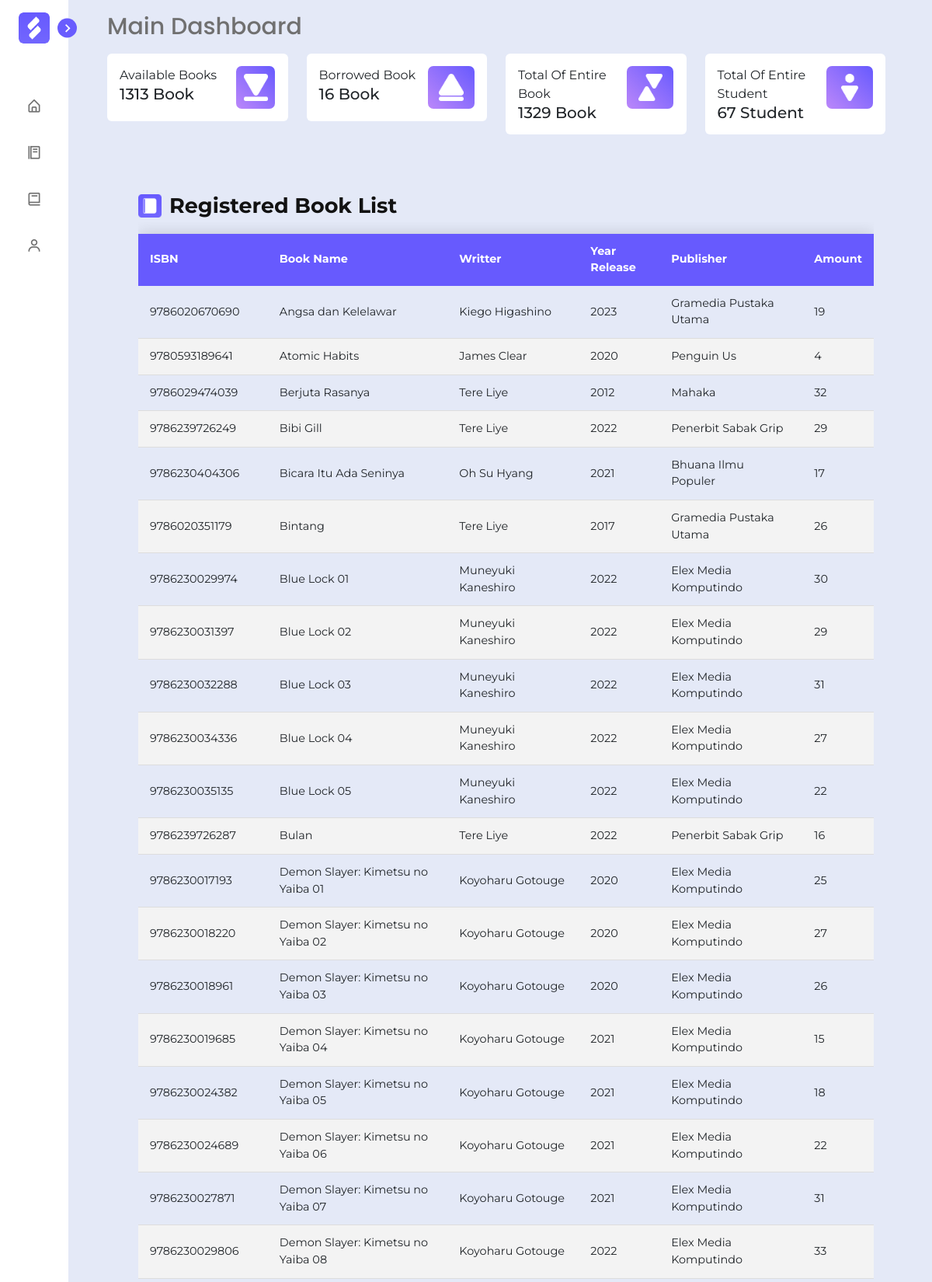
Page /source/home.php (signed in, upper part) on the committed database.
### tables this page shows
CREATE TABLE `buku` (
  `isbn` varchar(13) NOT NULL,
  `namebook` varchar(100) DEFAULT NULL,
  `penulis` varchar(150) DEFAULT NULL,
  `year` int(11) DEFAULT NULL,
  `penerbit` varchar(80) DEFAULT NULL,
  `jumlah` int(11) DEFAULT NULL
);

### source/home.php (the view, shortened to what this page needs)
<!DOCTYPE html>
<html lang="en">
<head>
    <link href="framework/boxicons/boxicon.min.css" rel="stylesheet" />
    <link href="framework/google_font/font_home.css" rel="stylesheet" />
    <link href="framework/bootstrap/bootstrap.min.css" rel="stylesheet" />
    <link rel="stylesheet" href="css/table_home.css">
    <link rel="stylesheet" href="css/sidebar.css">
    <link rel="stylesheet" href="css/home.css">
</head>
<body>
    <nav class="sidebar close">
        <header>
            <div class="image-text">
                <span class="image">
                    <img src="assets/Logo.png" alt="" />
                </span>
            </div>
            <i class="bx bx-chevron-right toggle"></i>
        </header>
        <div class="menu-bar">
            <div class="menu">
                <ul class="menu-links">
                    <li class="nav-link">
                        <a href="#">
                            <i class="bx bx-home-alt icon"></i>
                        </a>
                    </li>
                    <li class="nav-link">
                        <a href="pinjaman.php">
                            <i class="bx bx-food-menu icon"></i>
                        </a>
                    </li>
                    <li class="nav-link">
                        <a href="book.php">
                            <i class="bx bx-book icon"></i>
                        </a>
                    </li>
                    <li class="nav-link">
                        <a href="student.php">
                            <i class="bx bx-user icon"></i>
                        </a>
                    </li>
                </ul>
            </div>
        </div>
    </nav>
    <section class="home">
        <div class="text">Main Dashboard</div>
        <main>
            <?php
                include 'logic/connection.php';
                $query = "SELECT COUNT(*) AS jumlah_siswa FROM siswa";
                $result = mysqli_query($conn, $query);
                $row = mysqli_fetch_assoc($result);
                $jumlahsiswa = $row["jumlah_siswa"];
                $query1 = "SELECT COUNT(*) AS jumlah_pinjaman FROM pinjaman";
                $result1 = mysqli_query($conn, $query1);
                $row1 = mysqli_fetch_assoc($result1);
                $jumlahpinjaman = $row1["jumlah_pinjaman"];
                $query2 = "SELECT SUM(jumlah) AS buku_tersedia FROM buku";
                $result2 = mysqli_query($conn, $query2);
                $row2 = mysqli_fetch_assoc($result2);
                $bukutersedia = $row2["buku_tersedia"];
            ?>
            <div class="row ms-1 mx-xl-5">
                <div class="col-xl-3 col-sm-6 mb-xl-0 mb-4">
                    <div class="card">
                        <div class="card-body p-3">
                            <div class="row">
                                <div class="col-8">
                                    <div class="numbers">
                                        <p class="text-sm mb-0 text-capitalize font-weight-bold">
                                            Available Books
                                        </p>
                                        <h5 class="font-weight-bolder mb-0">
                                            <?php
                                            echo "$bukutersedia ";
                                            echo "Book";
                                            ?>
                                        </h5>
                                    </div>
                                </div>
                                <div class="col-4 text-end d-flex justify-content-end">
                                    <div class="background-gradient">
                                        <img src="assets/tersedia.png" alt="" class="icon_dashboard">
                                    </div>
                                </div>
                            </div>
                        </div>
                    </div>
                </div>
                <div class="col-xl-3 col-sm-6 mb-xl-0 mb-4">
                    <div class="card">
                        <div class="card-body p-3">
                            <div class="row">
                                <div class="col-8">
                                    <div class="numbers">
                                        <p class="text-sm mb-0 text-capitalize font-weight-bold">
                                            Borrowed book
                                        </p>
                                        <h5 class="font-weight-bolder mb-0">
                                            <?php
                                            echo "$jumlahpinjaman ";
                                            echo "Book";
                                            ?>
                                        </h5>
                                    </div>
                                </div>
                                <div class="col-4 text-end d-flex justify-content-end">
                                    <a href="#pinjaman">
                                        <div class="background-gradient">
                                            <img src="assets/dipinjam.png" alt="" class="icon_dashboard">
                                        </div>
                                    </a>
                                </div>
                            </div>
                        </div>
                    </div>
                </div>
                <div class="col-xl-3 col-sm-6 mb-xl-0 mb-4">
                    <div class="card">
                        <div class="card-body p-3">
                            <div class="row">
                                <div class="col-8">
                                    <div class="numbers">
                                        <p class="text-sm mb-0 text-capitalize font-weight-bold">
                                            Total of Entire Book</ </p>
                                        <h5 class="font-weight-bolder mb-0">
                                            <?php
                                            $allbook = $jumlahpinjaman + $bukutersedia;
                                            echo "$allbook ";
                                            echo "Book";
                                            ?>
                                        </h5>
                                    </div>
                                </div>
                                <div class="col-4 text-end d-flex justify-content-end">
                                    <a href="#daftar-buku">
                                        <div class="background-gradient">
                                            <img src="assets/Total_book.png" alt="" class="icon_dashboard">
                                        </div>
                                    </a>
                                </div>
                            </div>
                        </div>
                    </div>
                </div>
                <div class="col-xl-3 col-sm-6">
                    <div class="card">
                        <div class="card-body p-3">
                            <div class="row">
                                <div class="col-8">
                                    <div class="numbers">
                                        <p class="text-sm mb-0 text-capitalize font-weight-bold">
                                            Total of Entire Student
                                        </p>
                                        <h5 class="font-weight-bolder mb-0">
                                            <?php
                                            echo "$jumlahsiswa ";
                                            echo "Student";
                                            ?>
                                        </h5>
                                    </div>
                                </div>
                                <div class="col-4 text-end d-flex justify-content-end">
                                    <a href="#view-siswa">
                                        <div class="background-gradient">
                                            <img src="assets/Student_profile.png" alt="" class="icon_dashboard">
                                        </div>
                                    </a>
                                </div>
                            </div>
                        </div>
                    </div>
                </div>
            </div>
            <br><br><br>
            <div class="view-buku" id="daftar-buku">
                <div class="name-it">
                    <img src="assets/Book_Exits.png" alt="">
                    <p>Registered Book List</p>
                </div>
                <div class="scroll-table">
                    <table class="content-table book-table">
                        <thead>
                            <tr>
                                <th>ISBN</th>
                                <th>Book Name</th>
                                <th>Writter</th>
                                <th>Year Release</th>
                                <th>Publisher</th>
                                <th>Amount</th>
                            </tr>
                        </thead>
                        <tbody>
                            <?php
								include 'logic/connection.php';
								$query = "SELECT * FROM buku ORDER BY namebook ASC";
								$result = mysqli_query($conn, $query);
								while ($row = mysqli_fetch_array($result)) {
									$isbn = $row['isbn'];
									$nama = $row['namebook'];
									$penulis = $row['penulis'];
									$year = $row['year'];
									$penerbit = $row['penerbit'];
									$jumlah = $row['jumlah'];
									echo "<tr>";
									echo "<td>$isbn</td>";
									echo "<td>$nama</td>";
									echo "<td>$penulis</td>";
									echo "<td>$year</td>";
									echo "<td>$penerbit</td>";
									echo "<td>$jumlah</td>";
									echo "</tr>";
								}
        						?>
                        </tbody>
                    </table>
                </div>
            </div>
        </main>
    </section>
</body>
</html>

### source/css/table_home.css (style rules this page uses)
.content-table { border-collapse: collapse; margin: 15px 0 20px; font-size: 0.9em; border-radius: 5px 5px 0 0; overflow: hidden; box-shadow: 0 0 20px rgba(0, 0, 0, 0.15); }
.content-table thead tr { background-color: #675afe; color: #ffffff; text-align: left; font-weight: bold; }
.content-table th, .content-table td { padding: 12px 15px; }
.content-table tbody tr { border-bottom: 1px solid #dddddd; }
.content-table tbody tr:nth-of-type(even) { background-color: #f3f3f3; }
.name-it { display: flex; align-items: center; }
.name-it img { height: 30px; align-items: center; }
.name-it p { font-weight: bold; font-size: 27px; margin: 0 0 0 10px; color: #121212; }
@media screen and (max-width: 1455px) { .view-buku, .view-pinjaman, .content-table, .form-buku { width: 100%; } }
@media screen and (max-width: 1455px) { .content-table { border-radius: 5px 5px 0 0; overflow-x: auto; } }
@media screen and (max-width: 1455px) { .scroll-table { overflow-x: auto; } }

### source/css/sidebar.css (style rules this page uses)
* { margin: 0; padding: 0; box-sizing: border-box; font-family: "Poppins", sans-serif; }
:root { --body-color: #e4e9f7; --sidebar-color: #fff; --primary-color: #695cfe; --primary-color-light: #f6f5ff; --toggle-color: #ddd; --text-color: #707070; --tran-03: all 0.2s ease; --tran-03: all 0.3s ease; --tran-04: all 0.3s ease; --tran-05: all 0.3s ease; }
body { min-height: 100vh; background-color: var(--body-color); transition: var(--tran-05); }
.sidebar { position: fixed; top: 0; left: 0; height: 100%; width: 250px; padding: 10px 14px; background: var(--sidebar-color); transition: var(--tran-05); z-index: 100; }
.sidebar.close { width: 88px; }
.sidebar li { height: 50px; list-style: none; display: flex; align-items: center; margin-top: 10px; }
.sidebar header .image, .sidebar .icon { min-width: 60px; border-radius: 6px; }
.sidebar .icon { min-width: 60px; border-radius: 6px; height: 100%; display: flex; align-items: center; justify-content: center; font-size: 20px; }
.sidebar .text, .sidebar .icon { color: var(--text-color); transition: var(--tran-03); }
.sidebar header { position: relative; }
.sidebar header .image-text { display: flex; align-items: center; }
.sidebar header .image { display: flex; align-items: center; justify-content: center; }
.sidebar header .image img { width: 40px; border-radius: 6px; }
.sidebar header .toggle { position: absolute; top: 50%; right: -25px; transform: translateY(-50%) rotate(180deg); height: 25px; width: 25px; background-color: var(--primary-color); color: var(--sidebar-color); border-radius: 50%; display: flex; align-items: center; justify-content: center; font-size: 22px; cursor: pointer; transition: var(--tran-05); }
.sidebar.close .toggle { transform: translateY(-50%) rotate(0deg); }
.sidebar .menu { margin-top: 40px; }
.sidebar li a { list-style: none; height: 100%; background-color: transparent; display: flex; align-items: center; height: 100%; width: 100%; border-radius: 6px; text-decoration: none; transition: var(--tran-03); }
.sidebar .menu-bar { height: calc(100% - 55px); display: flex; flex-direction: column; justify-content: space-between; overflow-y: scroll; }
.home { position: absolute; top: 0; top: 0; left: 250px; height: 100vh; width: calc(100% - 250px); background-color: var(--body-color); transition: var(--tran-05); }
.home .text { font-size: 30px; font-weight: 500; color: var(--text-color); padding: 12px 60px; }
.sidebar.close ~ .home { left: 78px; height: 100vh; width: calc(100% - 78px); }

### source/css/home.css (style rules this page uses)
html { scroll-behavior: smooth; }
* { padding: 0; margin: 0; font-family: Montserrat; }
.text { font-family: Poppins; }
.image-text { margin-top: 0; margin-bottom: 0; }
.menu-links { padding-left: 0px; }
.background-gradient { background: linear-gradient(45deg, #bb87fa, #675afe); height: 55px; width: 60px; border-radius: 7px; }
.view-buku, .view-pinjaman, .view-siswa { padding-left: 100px; padding-right: 75px; width: 100%; }
.content-table { width: 100%; }
.card { border: none; }
.icon_dashboard { height: 35px; width: auto; }
.background-gradient { display: flex; align-items: center; justify-content: center; }

### rows in the picture
buku: isbn "9786020670690", namebook "Angsa dan Kelelawar", penulis "Kiego Higashino", year "2023", penerbit "Gramedia Pustaka Utama", jumlah "19"
buku: isbn "9780593189641", namebook "Atomic Habits", penulis "James Clear", year "2020", penerbit "Penguin Us", jumlah "4"
buku: isbn "9786029474039", namebook "Berjuta Rasanya", penulis "Tere Liye", year "2012", penerbit "Mahaka", jumlah "32"
buku: isbn "9786239726249", namebook "Bibi Gill", penulis "Tere Liye", year "2022", penerbit "Penerbit Sabak Grip", jumlah "29"
buku: isbn "9786230404306", namebook "Bicara Itu Ada Seninya", penulis "Oh Su Hyang", year "2021", penerbit "Bhuana Ilmu Populer", jumlah "17"
buku: isbn "9786020351179", namebook "Bintang", penulis "Tere Liye", year "2017", penerbit "Gramedia Pustaka Utama", jumlah "26"
buku: isbn "9786230029974", namebook "Blue Lock 01", penulis "Muneyuki Kaneshiro", year "2022", penerbit "Elex Media Komputindo", jumlah "30"
buku: isbn "9786230031397", namebook "Blue Lock 02", penulis "Muneyuki Kaneshiro", year "2022", penerbit "Elex Media Komputindo", jumlah "29"
buku: isbn "9786230032288", namebook "Blue Lock 03", penulis "Muneyuki Kaneshiro", year "2022", penerbit "Elex Media Komputindo", jumlah "31"
buku: isbn "9786230034336", namebook "Blue Lock 04", penulis "Muneyuki Kaneshiro", year "2022", penerbit "Elex Media Komputindo", jumlah "27"
buku: isbn "9786230035135", namebook "Blue Lock 05", penulis "Muneyuki Kaneshiro", year "2022", penerbit "Elex Media Komputindo", jumlah "22"
buku: isbn "9786239726287", namebook "Bulan", penulis "Tere Liye", year "2022", penerbit "Penerbit Sabak Grip", jumlah "16"
buku: isbn "9786230017193", namebook "Demon Slayer: Kimetsu no Yaiba 01", penulis "Koyoharu Gotouge", year "2020", penerbit "Elex Media Komputindo", jumlah "25"
buku: isbn "9786230018220", namebook "Demon Slayer: Kimetsu no Yaiba 02", penulis "Koyoharu Gotouge", year "2020", penerbit "Elex Media Komputindo", jumlah "27"
buku: isbn "9786230018961", namebook "Demon Slayer: Kimetsu no Yaiba 03", penulis "Koyoharu Gotouge", year "2020", penerbit "Elex Media Komputindo", jumlah "26"
buku: isbn "9786230019685", namebook "Demon Slayer: Kimetsu no Yaiba 04", penulis "Koyoharu Gotouge", year "2021", penerbit "Elex Media Komputindo", jumlah "15"
buku: isbn "9786230024382", namebook "Demon Slayer: Kimetsu no Yaiba 05", penulis "Koyoharu Gotouge", year "2021", penerbit "Elex Media Komputindo", jumlah "18"
buku: isbn "9786230024689", namebook "Demon Slayer: Kimetsu no Yaiba 06", penulis "Koyoharu Gotouge", year "2021", penerbit "Elex Media Komputindo", jumlah "22"
buku: isbn "9786230027871", namebook "Demon Slayer: Kimetsu no Yaiba 07", penulis "Koyoharu Gotouge", year "2021", penerbit "Elex Media Komputindo", jumlah "31"
buku: isbn "9786230029806", namebook "Demon Slayer: Kimetsu no Yaiba 08", penulis "Koyoharu Gotouge", year "2022", penerbit "Elex Media Komputindo", jumlah "33"

### other values in the picture
$bukutersedia "1313"
$jumlahpinjaman "16"
$allbook "1329"
$jumlahsiswa "67"
